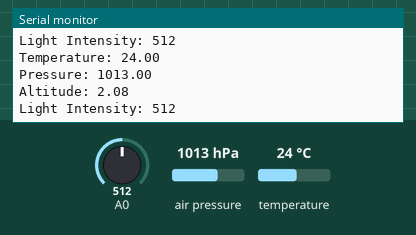
This sketch was run on a simulated Arduino Uno, built with avr-gcc and run on an emulated ATmega328P. On the bench: the last lines printed to the serial monitor. The inputs (shaded band) are chosen by the test bench; at power-on: air pressure 1013 hPa, A0 = 512, temperature 24 °C.

Above: at 1.2 s.
1.3 s: air pressure set to 952 hPa
At 2.6 s:
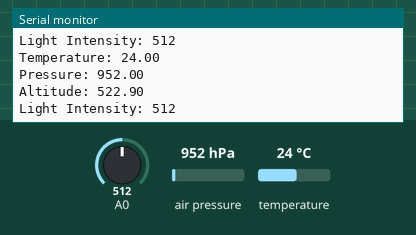
2.8 s: A0 set to 716
At 4.0 s:
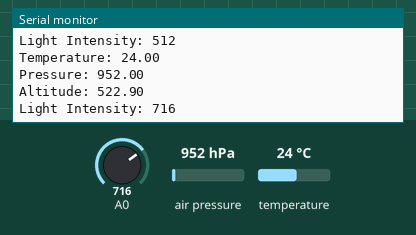
4.3 s: air pressure set to 1048 hPa
At 6.2 s:
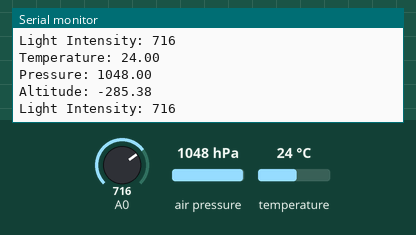
8.5 s: air pressure set to 1000 hPa
At 10.4 s:
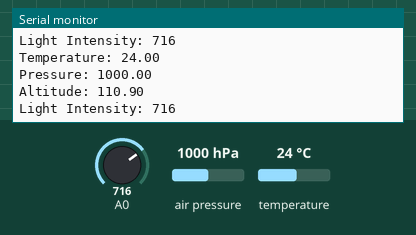
12.7 s: A0 set to 900
At 13.6 s:
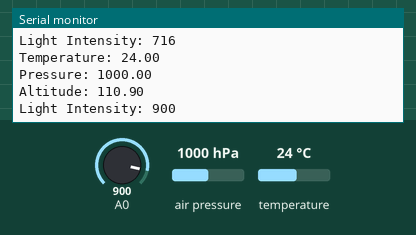
14.2 s: temperature set to 12 °C
Timing chart, 0 to 16.7 s (numbered marks = the images above; inputs shaded):
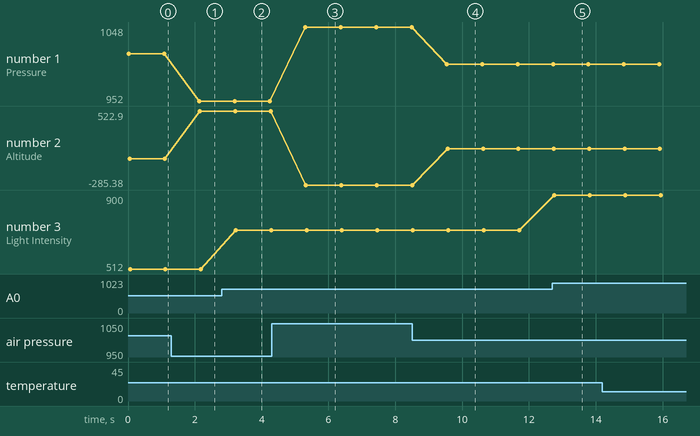

Measured:
- after the input at 1.3 s, the serial monitor: prints a new line after 0.83 s (image 1)
- after the input at 2.8 s, the serial monitor: prints a new line after 0.43 s (image 2)
- after the input at 4.3 s, the serial monitor: prints a new line after 1.0 s (image 3)
- after the input at 8.5 s, the serial monitor: prints a new line after 1.0 s (image 4)
- after the input at 12.7 s, the serial monitor: prints a new line after 0.06 s (image 5)
- plotted number 1: 1013 → 952 after the input at 1.3 s, 952 → 1048 after the input at 4.3 s, 1048 → 1000 after the input at 8.5 s
- plotted number 2: 2.08 → 522.9 after the input at 1.3 s, 522.9 → -285.38 after the input at 4.3 s, -285.38 → 110.9 after the input at 8.5 s
- plotted number 3: 512 → 716 after the input at 2.8 s, 716 → 900 after the input at 12.7 s

The sketch:

sensor.ino
```cpp
#include <Wire.h>
#include <Adafruit_Sensor.h>
#include <Adafruit_BMP280.h>
#include <SoftwareSerial.h>

SoftwareSerial BTSerial(0, 1); // RX, TX

Adafruit_BMP280 bmp;

void setup() {
  Serial.begin(9600);
  BTSerial.begin(9600);
  if (!bmp.begin(0x76)) {
    Serial.println("Could not find a valid BMP280 sensor, check wiring!");
    while (1);
  }
}

void loop() {
  float temperature = bmp.readTemperature();
  float pressure = bmp.readPressure() / 100.0F; // in hPa
  float altitude = bmp.readAltitude(1013.25); // sea-level pressure in hPa
  int ldrValue = analogRead(A0);

  Serial.print("Temperature: ");
  Serial.println(temperature);
  Serial.print("Pressure: ");
  Serial.println(pressure);
  Serial.print("Altitude: ");
  Serial.println(altitude);
  Serial.print("Light Intensity: ");
  Serial.println(ldrValue);

  // Send data over Bluetooth
  BTSerial.print("T:");
  BTSerial.println(temperature);
  BTSerial.print("P:");
  BTSerial.println(pressure);
  BTSerial.print("A:");
  BTSerial.println(altitude);
  BTSerial.print("L:");
  BTSerial.println(ldrValue);

  delay(1000);
}
```
